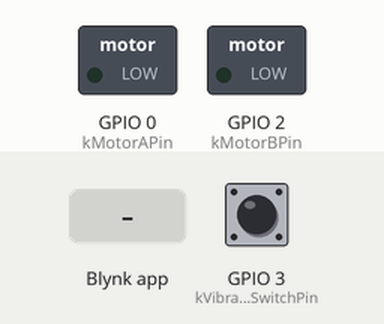
Simulated run of this program. Board: ESP8266 (NodeMCU). Shown: switched loads named in the program (green lamp = pin HIGH). Dashed ring = blinking. Inputs (shaded band) come from the test bench; at power-on: GPIO 3 (kVibrationSwitchPin) HIGH. WiFi joins after 1.5 s; servers stay silent unless stated; not simulated (calls return 0 or success): credentials.h; what the program prints to the serial monitor is not drawn.

Above: at 3.0 s.
3.1 s: Blynk app writes 1 to V1
At 3.28 s:
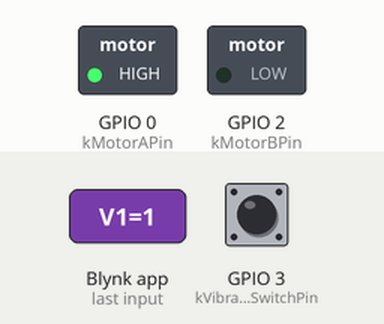
6.1 s: Blynk app writes 1 to V0
At 6.35 s:
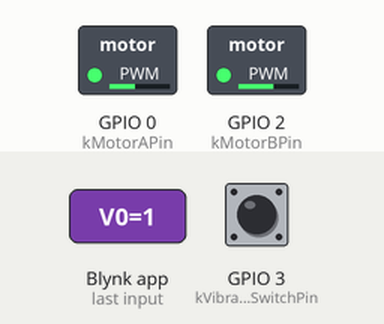
9.1 s: Blynk app writes 200 to V0
At 9.3 s:
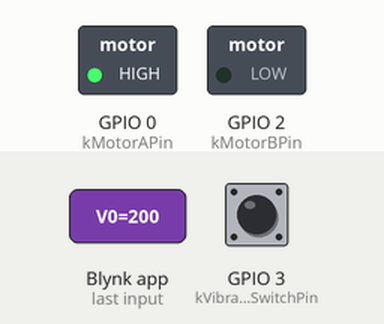
Timing chart, 0 to 18.1 s (numbered marks = the images above; inputs shaded):
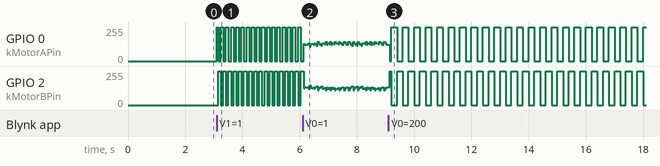

The program:

main.cpp
```cpp
/* Comment this out to disable prints and save space */
#define BLYNK_PRINT Serial


#include <ESP8266WiFi.h>
#include <BlynkSimpleEsp8266.h>
#include <ArduinoOTA.h>

// You should get Auth Token in the Blynk App.
// Go to the Project Settings (nut icon).
// char auth[] = "xxxxxxxxxxxxxxxxxxxxxxxxxxxxxxx";

// Your WiFi credentials.
// Set password to "" for open networks.
// char ssid[] = "************";
// char pass[] = "************";
#include "credentials.h"

unsigned long startWiggleAt;
unsigned long wigglePeriod = 90;

const uint8_t kMotorAPin = 0;
const uint8_t kMotorBPin = 2;
const uint8_t kVibrationSwitchPin = 3;

WidgetLCD lcd(V3);

BLYNK_WRITE(V0)
{
    wigglePeriod = param.asLong();
}

BLYNK_WRITE(V1)
{
  int pinValue = param.asInt();
  if (pinValue == 1) {
      startWiggleAt = millis();
  } else {
      startWiggleAt = 0;
      digitalWrite(kMotorAPin, LOW);
      digitalWrite(kMotorBPin, LOW);
  }
}

void otaSetup();

void setup()
{
  // No serial RX, sorry. We need that pin for vibration sensor.
  Serial.begin(9600, SERIAL_8N1, SERIAL_TX_ONLY);

  pinMode(kMotorAPin, OUTPUT);
  digitalWrite(kMotorAPin, LOW);
  pinMode(kMotorBPin, OUTPUT);
  digitalWrite(kMotorBPin, LOW);
  pinMode(kVibrationSwitchPin, INPUT_PULLUP);

  Blynk.begin(auth, ssid, pass);
  lcd.print(0, 0, "IP:" + WiFi.localIP().toString());

  otaSetup();
}

void loop()
{
  Blynk.run();

  if (startWiggleAt != 0) {
      int turn = (millis() / wigglePeriod) % 2;
      digitalWrite(kMotorAPin, turn == 0 ? HIGH : LOW);
      digitalWrite(kMotorBPin, turn == 1 ? HIGH : LOW);
  }

  if (digitalRead(kVibrationSwitchPin) == LOW) {
    Blynk.virtualWrite(V4, millis());
  }

  ArduinoOTA.handle();
}

void otaSetup() {
  // Port defaults to 8266
  // ArduinoOTA.setPort(8266);

  // Hostname defaults to esp8266-[ChipID]
  // ArduinoOTA.setHostname("myesp8266");

  // No authentication by default
  // ArduinoOTA.setPassword("admin");

  // Password can be set with it's md5 value as well
  // MD5(admin) = 21232f297a57a5a743894a0e4a801fc3
  // ArduinoOTA.setPasswordHash("21232f297a57a5a743894a0e4a801fc3");

  ArduinoOTA.onStart([]() {
    Blynk.disconnect();

    String type;
    if (ArduinoOTA.getCommand() == U_FLASH)
      type = "sketch";
    else // U_SPIFFS
      type = "filesystem";

    // NOTE: if updating SPIFFS this would be the place to unmount SPIFFS using SPIFFS.end()
    Serial.println("Start updating " + type);
  });
  ArduinoOTA.onEnd([]() {
    Serial.println("\nEnd");
  });
  ArduinoOTA.onProgress([](unsigned int progress, unsigned int total) {
    Serial.printf("Progress: %u%%\r", (progress / (total / 100)));
  });
  ArduinoOTA.onError([](ota_error_t error) {
    Serial.printf("Error[%u]: ", error);
    if (error == OTA_AUTH_ERROR) Serial.println("Auth Failed");
    else if (error == OTA_BEGIN_ERROR) Serial.println("Begin Failed");
    else if (error == OTA_CONNECT_ERROR) Serial.println("Connect Failed");
    else if (error == OTA_RECEIVE_ERROR) Serial.println("Receive Failed");
    else if (error == OTA_END_ERROR) Serial.println("End Failed");
  });
  ArduinoOTA.begin();
  Serial.println("Ready");
  Serial.print("IP address: ");
  Serial.println(WiFi.localIP());
}
```

Measured:
- after the input at 3.1 s, GPIO 0 (kMotorAPin): alternates 255/255 for 0.09 s and 0/255 for 0.09 s, starting at once; GPIO 2 (kMotorBPin): alternates 255/255 for 0.09 s and 0/255 for 0.09 s, starting after 0.05 s
